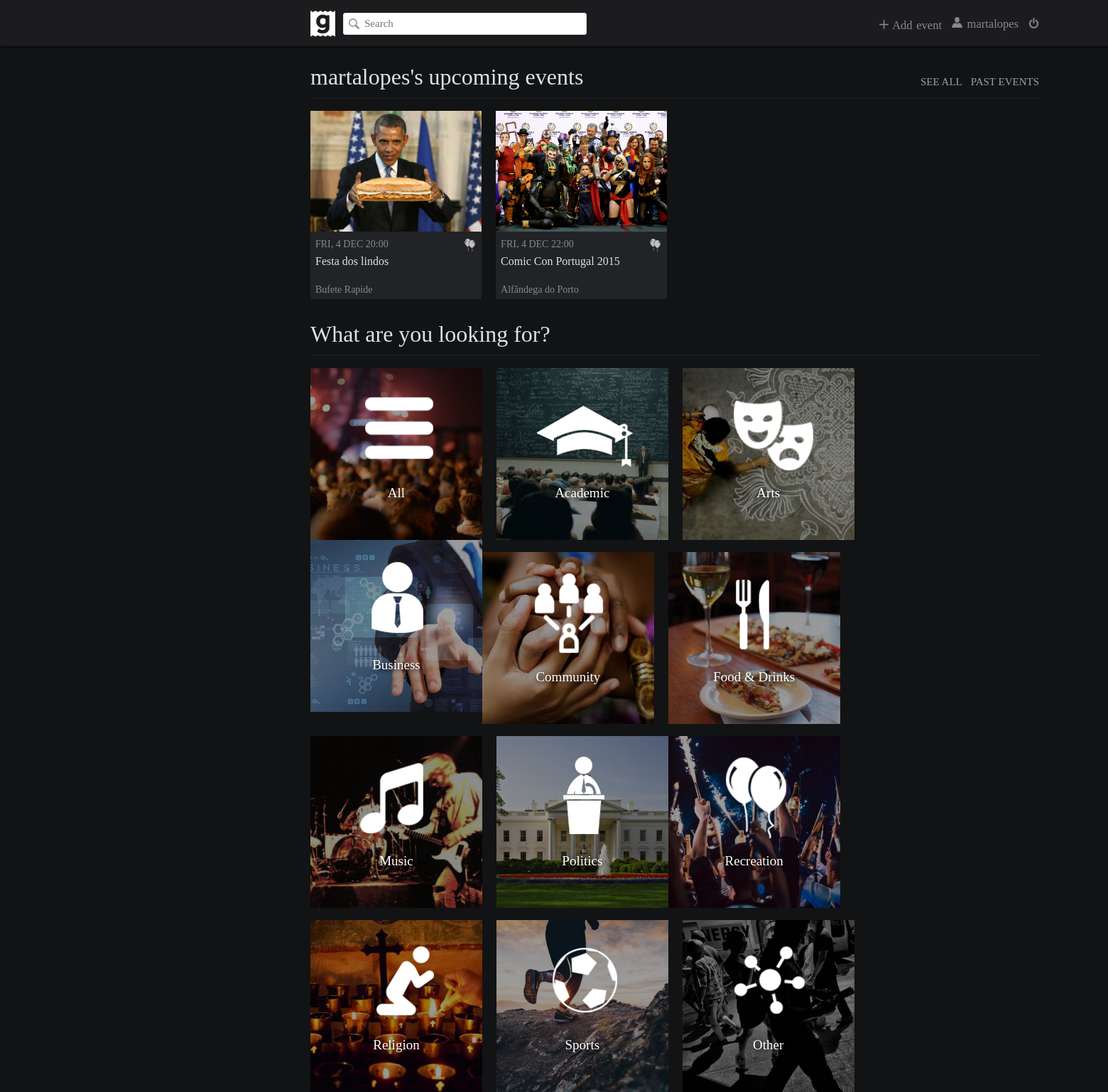
Before: /index.php?page=main (signed in) with the older database file.
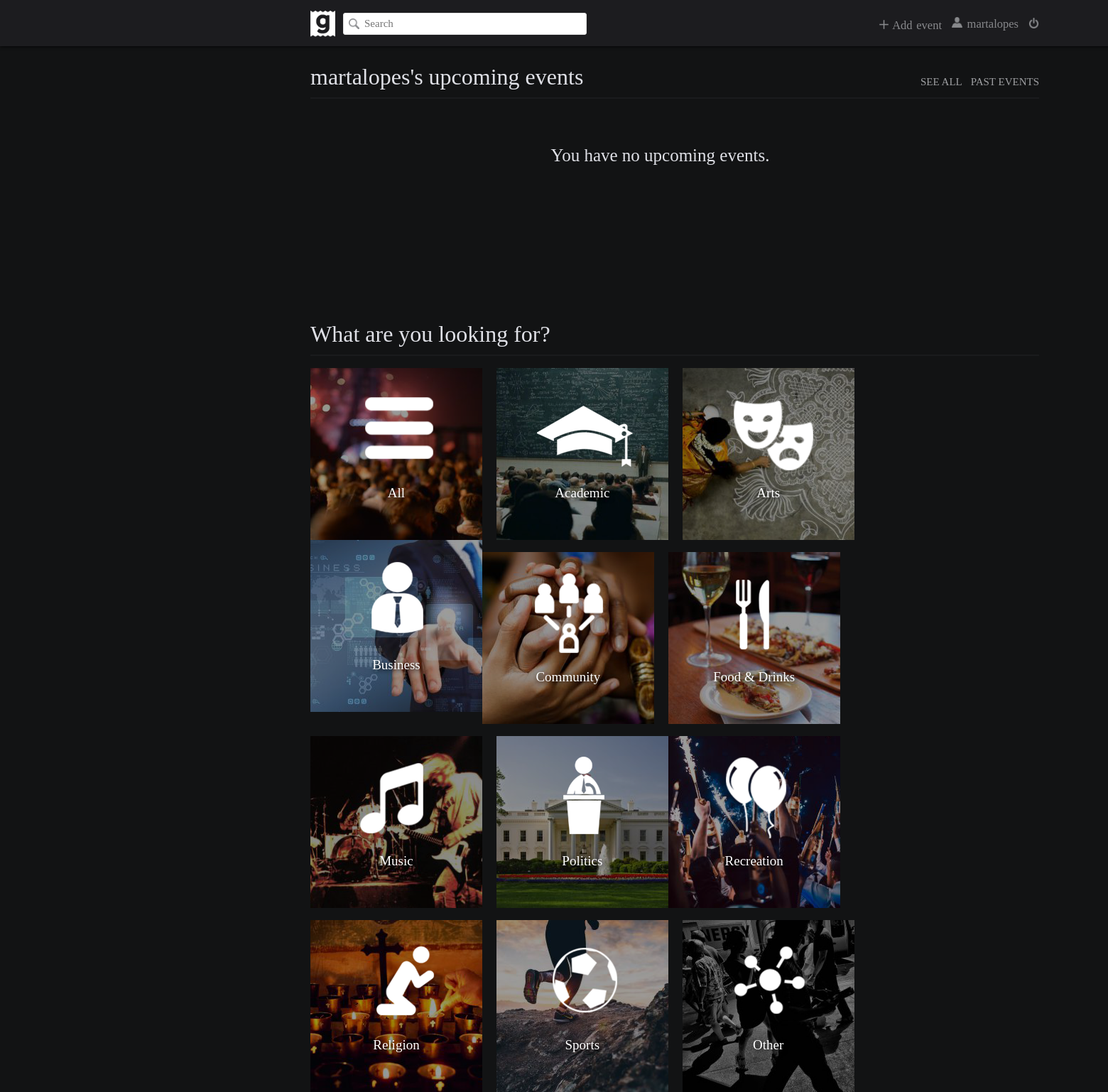
After: the same page with the newer database file.
### tables this page shows
CREATE TABLE Events (
	eventID INTEGER PRIMARY KEY AUTOINCREMENT,
	host TEXT NOT NULL,
	banner TEXT,
	name TEXT NOT NULL,
	eventDate DATE NOT NULL,
	location TEXT NOT NULL,
	description TEXT,
	private BOOLEAN,
	type TEXT NOT NULL
);

### database/upcomingevents.php (called while the page is built, shortened)
<?php
    include_once('connection_external.php');
    include('utilities.php');
    function sortFunction( $a, $b ) {
	    return strtotime($a['eventDate']) - strtotime($b['eventDate']);
	}
	function getUserUpcomingEvents() {
		global $db;
		$stmt = $db->prepare('SELECT * FROM EventGuests WHERE userID = ? AND status = ?');
		$stmt->execute(array($_SESSION['userID'], "going"));
		$events = $stmt->fetchAll();
	  	$upcoming_events = array();
		if (!empty($events)) {
			$today = date("Y-m-d H:i");
			foreach ($events as $event) {
				$event_info = getEventByID($event['eventID']);
				if ($event_info['eventDate'] > $today)
					$upcoming_events[] = $event_info;
			}
		}
		usort($upcoming_events, "sortFunction");
		return $upcoming_events;
	}
?>

### database/utilities.php (called while the page is built, shortened)
<?php
	function getEventByID($event_id) {
		global $db;
		$stmt = $db->prepare('SELECT * FROM Events WHERE eventID = ?');
		$stmt->execute(array($event_id));
		return $stmt->fetch();
	}
?>

### pages/main.php (the view, shortened to what this page needs)
	<link rel="stylesheet" href="css/main.css">
	<link rel="stylesheet" href="css/navbar.css">
</head>
<body>
	<?php include('navbar.php') ?>
  	<div id="user-upcoming-events-container">
  		<div><div id="title-right"><a href="../index.php?page=userevents&filter=past">PAST EVENTS</a> <a href="../index.php?page=userevents&filter=upcoming">SEE ALL</a></div>
	  	<div id="upcoming-events-title"><?= $_SESSION['username'] ?>'s upcoming events</div></div>
  		<div class="line-divisor"></div>
		<?php
			include('database/upcomingevents.php');
			$upcoming_events = getUserUpcomingEvents();
			if (empty($upcoming_events))
				echo '<div class="no-upcoming-events">You have no upcoming events.</div>';
			else
				foreach (array_slice($upcoming_events, 0, 4) as $event) {
		?>
		<div class="event-container">
			<div class="event-banner" style='background: url("<?php echo $event['banner']?>") 50% 50% no-repeat; background-size: cover;'>
			</div>
			<div class="event-type"><img src="../images/<?php echo $event['type']?>.png" height="19" width="19" title="<?php echo $event['type']?>"></div>
			<div class="event-date"><?php echo strtoupper(date("D, j M H:i", strtotime($event['eventDate'])))?></div>
			<div class="event-name"><a title="<?php echo $event['name'] ?>" href="../index.php?page=event&id=<?php echo $event['eventID'] ?>"><?php echo $event['name'] ?></a></div>
			<div class="event-location" title="<?php echo $event['location'] ?>"><?php echo $event['location'] ?></div>
		</div>
		<?php } ?>
  	</div>
  	<div id="upcoming-events-container">
  		<div id="all-events-title">What are you looking for?</div>
  		<div class="line-divisor"></div>
  		<div onclick="location.href='../index.php?page=search&type=All&filter=upcoming';" class="type-images" style='background: url("../images/allevents.png") 50% 50% no-repeat;'>
  			<a href="../index.php?page=search&type=All&filter=upcoming">All</a>
  		</div>
  		<div onclick="location.href='../index.php?page=search&type=Academic&filter=upcoming';" class="type-images" style='background: url("../images/academicevent.png") 50% 50% no-repeat;'>
  			<a href="../index.php?page=search&type=Academic&filter=upcoming">Academic</a>
  		</div>
  		<div onclick="location.href='../index.php?page=search&type=Arts&filter=upcoming';" class="type-images" style='background: url("../images/artsevent.png") 50% 50% no-repeat;'>
  			<a href="../index.php?page=search&type=Arts&filter=upcoming">Arts</a>
  		</div>
  		<div onclick="location.href='../index.php?page=search&type=Business&filter=upcoming';" class="type-images" style='background: url("../images/businessevent.png") 50% 50% no-repeat;'>
  			<a href="../index.php?page=search&type=Business&filter=upcoming">Business</a>
  		</div>
  		<div onclick="location.href='../index.php?page=search&type=Community&filter=upcoming';" class="type-images" style='background: url("../images/communityevent.png") 50% 50% no-repeat;'>
  			<a href="../index.php?page=search&type=Community&filter=upcoming">Community</a>
  		</div>
  		<div onclick="location.href='../index.php?page=search&type=Food%20%26%20Drinks&filter=upcoming';" class="type-images" style='background: url("../images/eatingevent.png") 50% 50% no-repeat;'>
  			<a href="../index.php?page=search&type=Food%20%26%20Drinks&filter=upcoming">Food & Drinks</a>
  		</div>
  		<div onclick="location.href='../index.php?page=search&type=Music&filter=upcoming';" class="type-images" style='background: url("../images/musicevent.png") 50% 50% no-repeat;'>
  			<a href="../index.php?page=search&type=Music&filter=upcoming">Music</a>
  		</div>
  		<div onclick="location.href='../index.php?page=search&type=Politics&filter=upcoming';" class="type-images" style='background: url("../images/politicevent.png") 50% 50% no-repeat;'>
  			<a href="../index.php?page=search&type=Politics&filter=upcoming">Politics</a>
  		</div>
  		<div onclick="location.href='../index.php?page=search&type=Recreation&filter=upcoming';" class="type-images" style='background: url("../images/Recreationevent.png") 50% 50% no-repeat;'>
  			<a href="../index.php?page=search&type=Recreation&filter=upcoming">Recreation</a>
  		</div>
  		<div onclick="location.href='../index.php?page=search&type=Religion&filter=upcoming';" class="type-images" style='background: url("../images/religiousevent.png") 50% 50% no-repeat;'>
  			<a href="../index.php?page=search&type=Religion&filter=upcoming">Religion</a>
  		</div>
  		<div onclick="location.href='../index.php?page=search&type=Sports&filter=upcoming';" class="type-images" style='background: url("../images/sportsevent.png") 50% 50% no-repeat;'>
  			<a href="../index.php?page=search&type=Sports&filter=upcoming">Sports</a>
  		</div>
  		<div onclick="location.href='../index.php?page=search&type=Other&filter=upcoming';" class="type-images" style='background: url("../images/otherevent.png") 50% 50% no-repeat;'>
  			<a href="../index.php?page=search&type=Other&filter=upcoming">Other</a>
  		</div>
  	</div>

### pages/header.php (shortened to what this page needs)
<!DOCTYPE html>
<html lang="en">
<head>
	<link rel="stylesheet" href="css/footer.css">

### index.php (shortened to what this page needs)
<?php
	include('pages/header.php');
	$redirectTo = isset($_GET['page']) ? $_GET['page'] : 'signIn';
	switch($redirectTo) {
		case 'main':
			include('pages/main.php');
			break;
	}
	include 'pages/footer.php';
?>

### pages/navbar.php (shortened to what this page needs)
<div id="header">
	<a href="../index.php?page=main"><img id="site-logo" src="../images/logas.png" alt="Site logo" height="37" width="35"></a>
	<form id="search-bar" action="../index.php?page=main" method="post">
		<input id="search-box" type="text" placeholder="Search">
	</form>
	<a id="logout-button" href="../database/logout.php"><img  src="../images/logout.png" alt="Logout" height="15" width="15" title="Logout"></a>
	<a id="username" href="#"><img src="../images/user.png" alt="Logout" height="15" width="15"> <?= $_SESSION['username'] ?></a>
	<div id="add-event-button"><img src="../images/addEvent.png" alt="Logout" height="13" width="13"> Add event</div>
 	</div>

### pages/footer.php
</body>
</html>

### css/main.css (style rules this page uses)
#user-upcoming-events-container { width: 54%; height: 345px; position: relative; left: 23%; margin-top: 25px; z-index: 3; }
#upcoming-events-title, #all-events-title { color: #DFE0E6; font-family: 'Proxima Nova Light'; font-size: 32px; }
#title-right a { color: #9fa0a3; font-family: 'Proxima Nova Light'; float: right; margin-top: 17px; margin-bottom: 0; font-size: 15px; text-decoration: none; }
#title-right a:not(:first-child) { margin-right: 12px; }
.no-upcoming-events { position: absolute; color: #DFE0E6; font-family: 'Proxima Nova Light'; text-align: center; font-size: 25px; top: 115px; left: 33%; }
.line-divisor { background-color: #1A1B1D; width: 100%; height: 2px; margin-top: 10px; margin-bottom: 17px; }
#upcoming-events-container { width: 54%; height: 345px; position: relative; left: 23%; margin-top: 17px; z-index: 3; margin-bottom: 26%; }
.type-images { position: relative; float: left; background-size: contain; width: 241.9px; height: 241.9px; text-align: center; cursor: pointer; }
.type-images:nth-child(n+7) { margin-top: 17px; }
.type-images:not(:nth-child(4n+2)) { margin-right: 20px; }
.type-images a { font-family: 'Proxima Nova Light'; font-size: 19px; text-decoration: none; color: white; display:inline-block; margin-top: 165px; text-shadow: 2px 2px 6px rgba(0, 0, 0, 1); }
.event-container { position: relative; background-color: #222326; width: 23.5%; height: 265px; white-space: nowrap; float: left; }
.event-container:not(:nth-child(4n+2)) { margin-right: 20px; }
.event-banner { width: 100%; height: 170px; }
.event-type { position: absolute; float: right; margin-left: 215px; margin-top: 10px; }
.event-date { font-family: 'Proxima Nova Light'; font-size: 14px; color: #88898C; padding: 7px; padding-top: 10px; }
.event-name { white-space: nowrap; overflow: hidden; }
.event-name a { font-size: 16px; padding-left: 7px; padding-right: 7px; color: #DFE0E6; height: 34px; overflow: hidden; text-decoration: none; display: block; text-overflow: ellipsis; }
.event-location { font-family: 'Proxima Nova Light'; font-size: 14px; color: #88898C; padding-left: 7px; padding-top: 7px; padding-right: 7px; overflow: hidden; text-overflow: ellipsis; }

### css/navbar.css (style rules this page uses)
html, body { font-family: 'Proxima Nova'; height: 100%; width: 100%; min-width: 1900px; margin: auto; padding: 0; background-color: #121314; display: none; }
#header { position: relative; top: 0px; left: 0px; width: 100%; background-color: #1C1C1F; height: 65px; overflow: hidden; z-index: 1000; box-shadow: 0px 0px 5px black; }
#logout-button { margin-top: 24.5px; float: right; position: relative; right: 23%; z-index: 1; color: #88898C; text-decoration: none; font-size: 17px; }
#add-event-button { margin-top: 25.5px; margin-right: 14px; float: right; position: relative; right: 23%; z-index: 1; color: #88898C; text-decoration: none; font-size: 16.5px; cursor: pointer; word-spacing: 1.5px; }
#username { position: relative; float: right; right: 23%; color: #88898C; margin-top: 23.5px; margin-right: 14px; text-decoration: none; z-index: 1; font-size: 16.5px; word-spacing: 2.5px; }
#site-logo { margin-top: 15px; margin-right: 9px; float: left; position: relative; left: 23%; }
#search-bar { float: left; position: relative; left: 23%; margin-top: 17.5px; margin-left: 2px; z-index: 2; }
#search-box { height: 27px; width: 330px; top: 50%; padding-left: 9px; border-width: thin; font-size: 15px; font-weight: 400; font-family: 'Proxima Nova'; border: solid 1px #E3E3E3; border-radius: 3px; background-image: url("../images/mglass.png"); background-size: 15px 15px; background-position: left center; background-position: 7px; background-repeat: no-repeat; text-indent: 20px; }

Changed rows visible on the page:
removed events: banner (picture), type (picture), eventDate "FRI, 4 DEC 20:00", name "Festa dos lindos", location "Bufete Rapide"
removed events: banner (picture), type (picture), eventDate "FRI, 4 DEC 22:00", name "Comic Con Portugal 2015", location "Alfândega do Porto"
Other visible differences:
text now shown: "You have no upcoming events."
